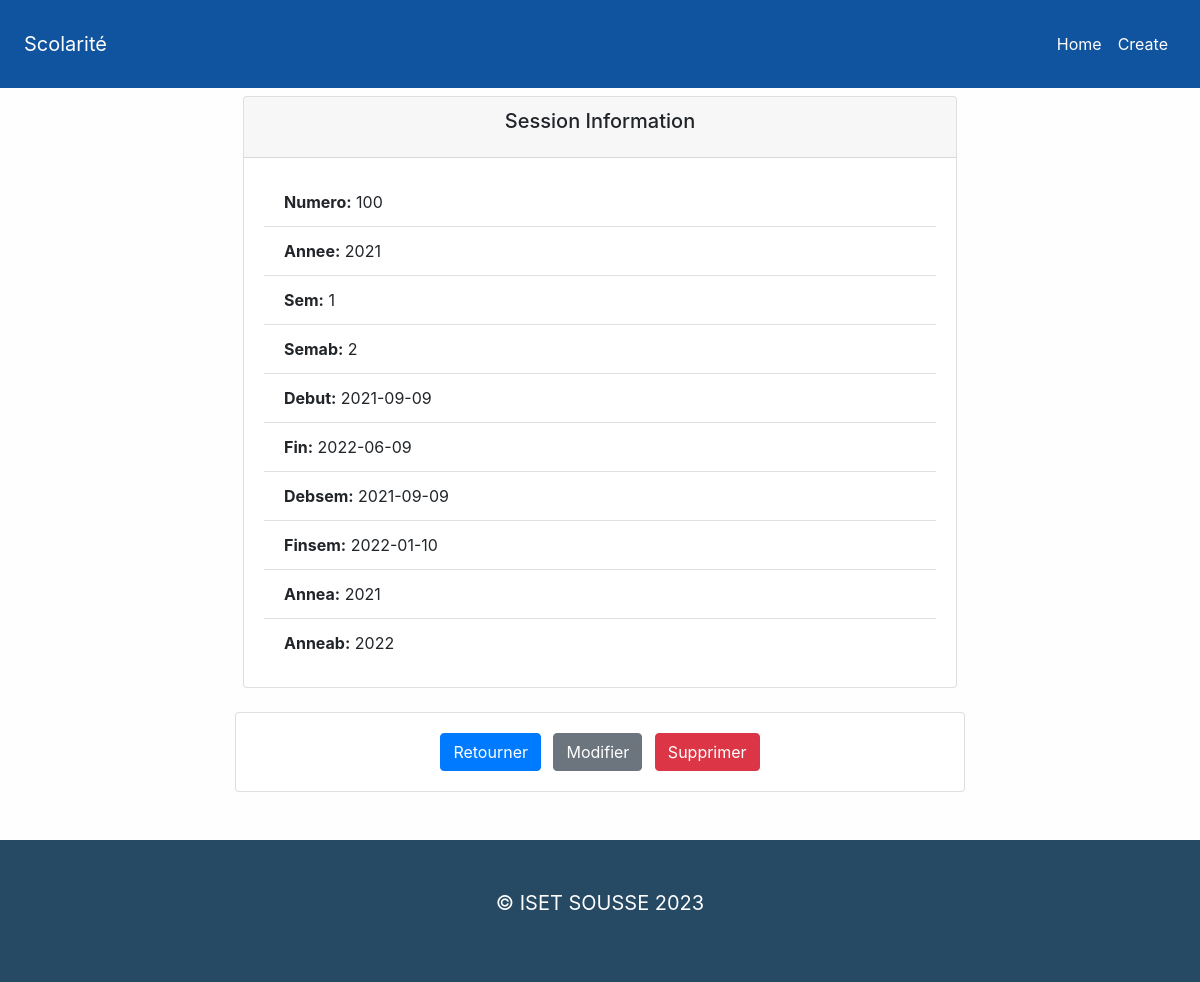
Page /Session.php?id=100 on the committed database.
### tables this page shows
CREATE TABLE `session` (
  `Numero` int(11) NOT NULL,
  `Annee` char(5) NOT NULL,
  `Sem` char(1) NOT NULL,
  `SemAb` char(1) DEFAULT NULL,
  `Debut` date DEFAULT NULL,
  `Fin` date DEFAULT NULL,
  `Debsem` date DEFAULT NULL,
  `Finsem` date DEFAULT NULL,
  `Annea` char(5) DEFAULT NULL,
  `Anneab` char(5) DEFAULT NULL
);

### lib/template.php (called while the page is built, shortened)
<?php class Template
{
    protected $template;
    public function __construct($template)
    {
        $this->template = $template;
    }
    public function __toString()
    {
        include basename($this->template);
        return ob_get_clean();
    }
}

### config/init.php (called while the page is built, shortened)
<?php
function my_autoload_register ($class_name) {
    $filename = 'lib/' .$class_name. '.php';
}

### lib/database.php (called while the page is built, shortened)
<?php
class Database
{
  private $host = DB_HOST;
  private $user = DB_USER;
  private $pass = DB_PASS;
  private $dbname = DB_NAME;
  private $dbh;
  private $stmt;
  public function __construct()
  {
    $dsn = 'mysql:host=' . $this->host . ';dbname=' . $this->dbname;
    $options = array(
      PDO::ATTR_PERSISTENT => true,
      PDO::ATTR_ERRMODE => PDO::ERRMODE_EXCEPTION
    );
    try {
      $this->dbh = new PDO($dsn, $this->user, $this->pass, $options);
    } catch (PDOException $e) {
      $this->error = $e->getMessage();
    }
  }
  public function query($query)
  {
    $this->stmt = $this->dbh->prepare($query);
  }
  public function bind($param, $value, $type = null)
  {
    if (is_null($type)) {
      switch (true) {
        default:
          $type = PDO::PARAM_STR;
      }
    }
    $this->stmt->bindValue($param, $value, $type);
  }
  public function execute()
  {
    return $this->stmt->execute();
  }
  public function single()
  {
    $this->execute();
    return $this->stmt->fetch(PDO::FETCH_OBJ);
  }
}

### lib/Session.php (called while the page is built, shortened)
<?php
class Session
{
    private $db;
    public function __construct()
    {
        $this->db = new Database;
    }
    public function getSession($Numero)
    {
        $this->db->query("SELECT * FROM session WHERE Numero = :Numero");
        $this->db->bind(':Numero', $Numero);
        $results = $this->db->single();
        return $results;
    }
}

### templates/session-single.php (the view, shortened to what this page needs)
<?php include_once 'inc/header.php'; ?>
<div class="container">
    <div class="row">
        <div class="col-md-8 offset-md-2">
            <div class="card m-2">
                <div class="card-header text-center">
                    <h5 class="card-title">Session Information</h5>
                </div>
                <div class="card-body">
                    <ul class="list-group list-group-flush">
                        <li class="list-group-item"><strong>Numero:</strong> <?php echo $session->Numero; ?></li>
                        <li class="list-group-item"><strong>Annee:</strong> <?php echo $session->Annee; ?></li>
                        <li class="list-group-item"><strong>Sem:</strong> <?php echo $session->Sem; ?></li>
                        <li class="list-group-item"><strong>Semab:</strong> <?php echo $session->SemAb; ?></li>
                        <li class="list-group-item"><strong>Debut:</strong> <?php echo $session->Debut; ?></li>
                        <li class="list-group-item"><strong>Fin:</strong> <?php echo $session->Fin; ?></li>
                        <li class="list-group-item"><strong>Debsem:</strong> <?php echo $session->Debsem; ?></li>
                        <li class="list-group-item"><strong>Finsem:</strong> <?php echo $session->Finsem; ?></li>
                        <li class="list-group-item"><strong>Annea:</strong> <?php echo $session->Annea; ?></li>
                        <li class="list-group-item"><strong>Anneab:</strong> <?php echo $session->Anneab; ?></li>
                    </ul>
                </div>
            </div>
        </div>
    </div>
    <div class="row mt-3">
        <div class="col-md-8 offset-md-2">
            <div class="card">
                <div class="card-body text-center">
                    <a href="index.php" class="btn btn-primary mr-2">Retourner</a>
                    <a href="edit.php?id=<?php echo $session->Numero; ?>" class="btn btn-secondary mr-2">Modifier</a>
                    <form style="display: inline;" method="post" action="Session.php">
                        <input type="submit" class="btn btn-danger" value="Supprimer">
                    </form>
                </div>
            </div>
        </div>
    </div>
</div>
<?php include_once 'inc/footer.php'; ?>

### css/styles.css (style rules this page uses)
body { background-color: #FEFEFE; }

### templates/inc/header.php (style rules this page uses)
body { background-color: #FEFEFE; }

### rows in the picture
session: Numero "100", Annee "2021", Sem "1", SemAb "2", Debut "2021-09-09", Fin "2022-06-09", Debsem "2021-09-09", Finsem "2022-01-10", Annea "2021", Anneab "2022"

### other values in the picture
SITE_TITLE "Scolarité"
